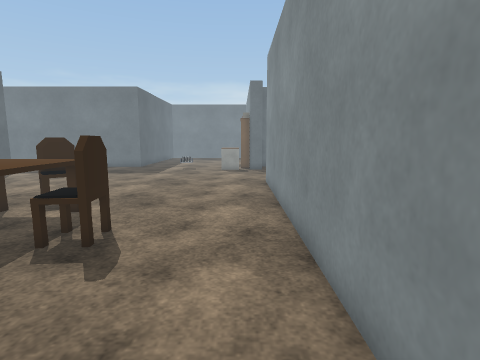
[1] (above)

17 first-person views from a walk through a Unity game level. The camera is 1.2 m above the floor, tilts 8° down and sees 80° across. The floor is counted in squares, 0.5 m on a side. Each view is taken from the middle of a square. On the plan, view 1 faces up. The plan holds only what a view shows up to about 18 squares ahead; the rest is blank. The place goes on beyond the plan. The player is left out. Some surface patterns are stand-ins.

[2]
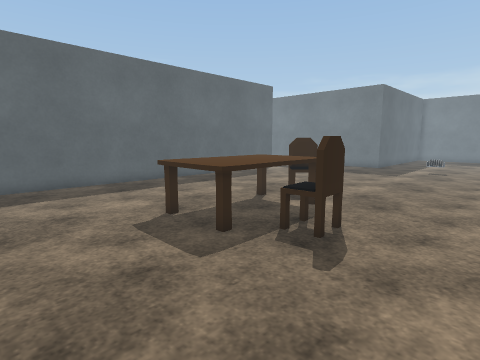

[3]
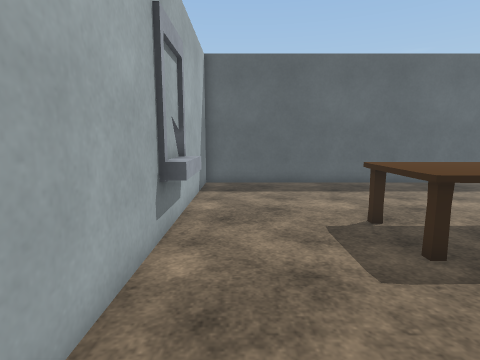

[4]
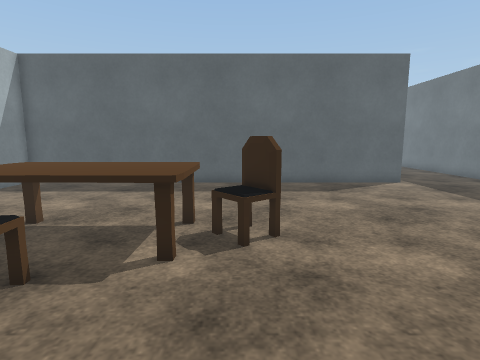

[5]
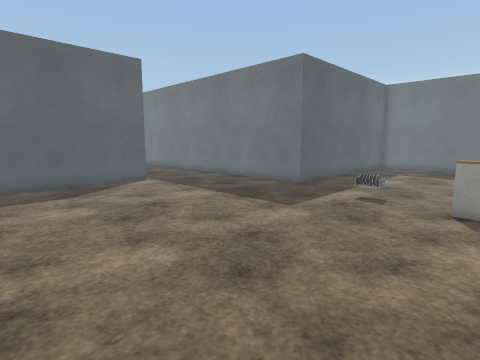

[6]
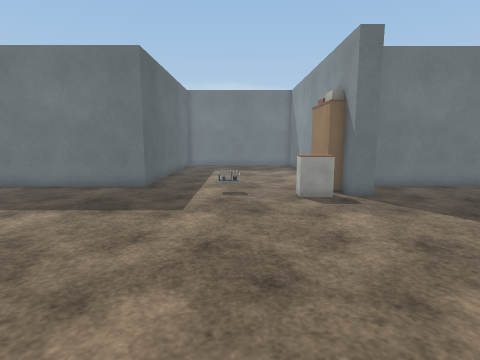

[7]
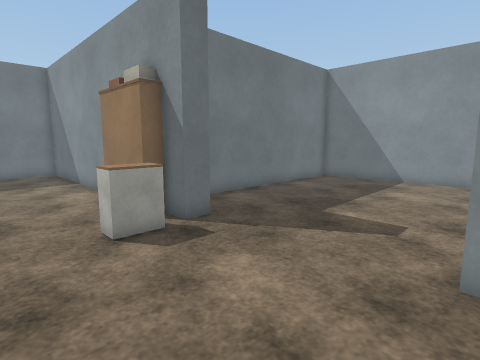

[8]
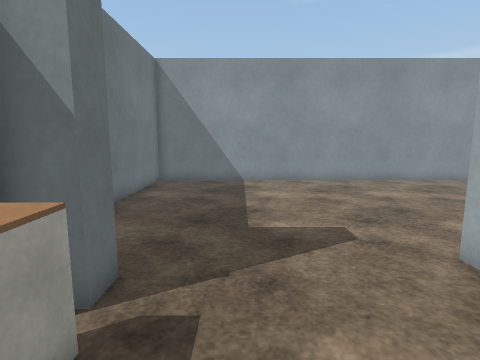

[9]
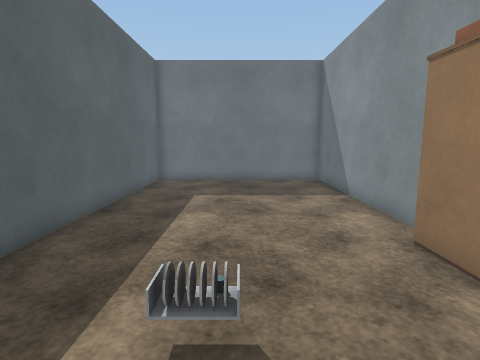

[10]
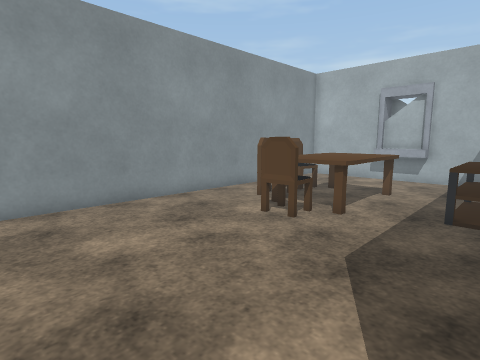

[11]
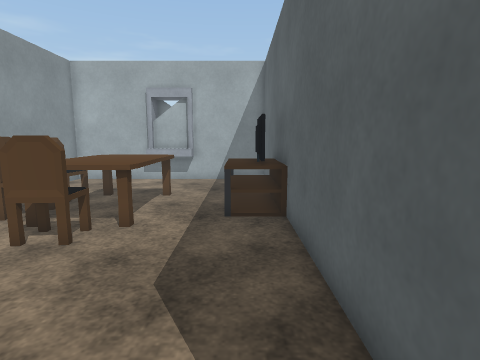

[12]
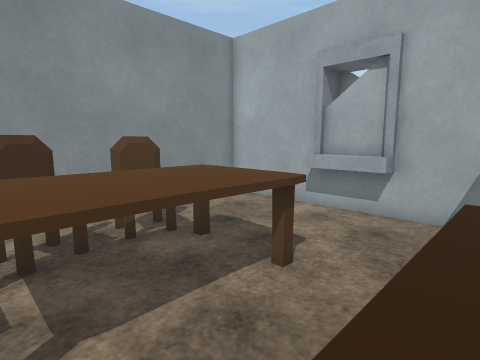

[13]
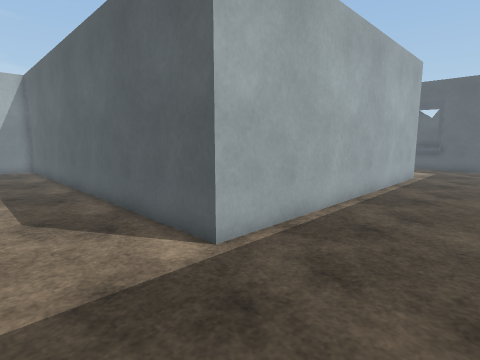

[14]
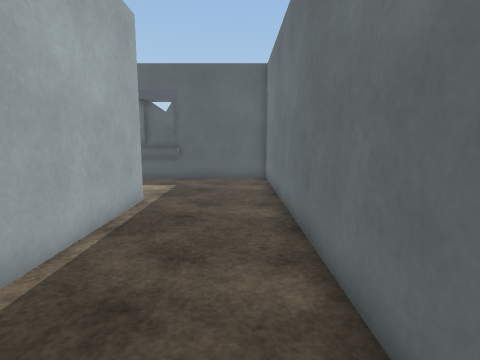

[15]
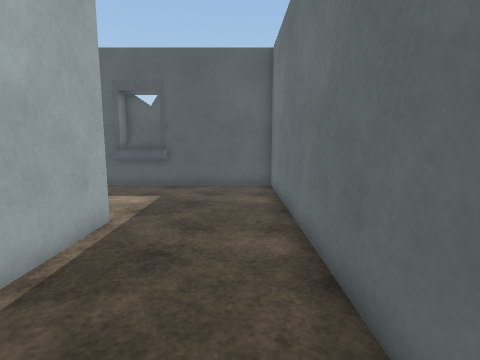

[16]
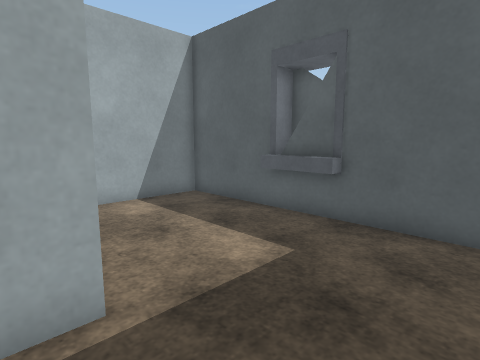

[17]
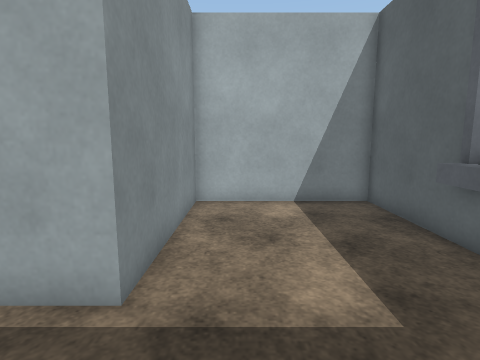

### Floor plan
Points are (right, up) in squares from view 1. A wall is a line through its corners. A room is listed if a view was taken in it or the views show most of it. See-through windows are left out.
Room 1 (views 1, 2, 3, 4, 5, 6, 7, 8, 9, 10, 11, 12, 13, 14, 15, 16, 17)
walls: (2.1, 16.5) (2.6, 16.5); (2.5, 14.5) (2.5, 7.5); (1.9, 23.1) (0.8, 23.1) (0.8, 24.4); (0.8, 28.5) (0.8, 38.4) (-8.9, 38.4) (-8.9, 25.7) (-18.4, 25.7); (2.5, 3.6) (2.5, -1.5) (13.9, -1.5) (13.9, 25.7) (3, 25.7); (1.5, 1.6) (1.5, 16.6); (-6.7, -0.3) (-6.7, -1); (-22.8, 25.7) (-39, 25.7) (-39, 12.9) (-32.3, 12.9) (-32.3, 20.1) (-16.1, 20.1) (-16.1, -0.9) (-2, -0.9)
low walls: (-8.1, -0.3) (-6.7, -0.3); (-9.5, -0.3) (-8.9, -0.3); (6.8, -0.9) (9.5, -0.9); (-38.5, 20.1) (-38.5, 17.5)
objects: other object (-8, 5) to (-5, 10); other object (-8, 10) to (-6, 12); other object (-5, 6) to (-3, 7); other object (-1, 23) to (1, 27); other object (3, 4) to (3, 6); other object (3, 4) to (4, 7); other object (7, 3) to (10, 8); other object (8, 9) to (9, 10); other object (10, 6) to (12, 8); other object (11, 4) to (12, 5)

Positions as (right, up) in squares from view 1, and headings:
1: (0, 0), facing up
2: (0, 0), facing up-left
3: (0, 1), facing left
4: (0, 11), facing left
5: (0, 12), facing up-left
6: (-4, 11), facing up
7: (-4, 16), facing up-right
8: (-3, 21), facing right
9: (-4, 21), facing up
10: (3, 17), facing down-right
11: (4, 16), facing down
12: (4, 8), facing down-right
13: (-12, 25), facing down-left
14: (-21, 24), facing left
15: (-24, 24), facing left
16: (-31, 24), facing down-left
17: (-34, 24), facing down
